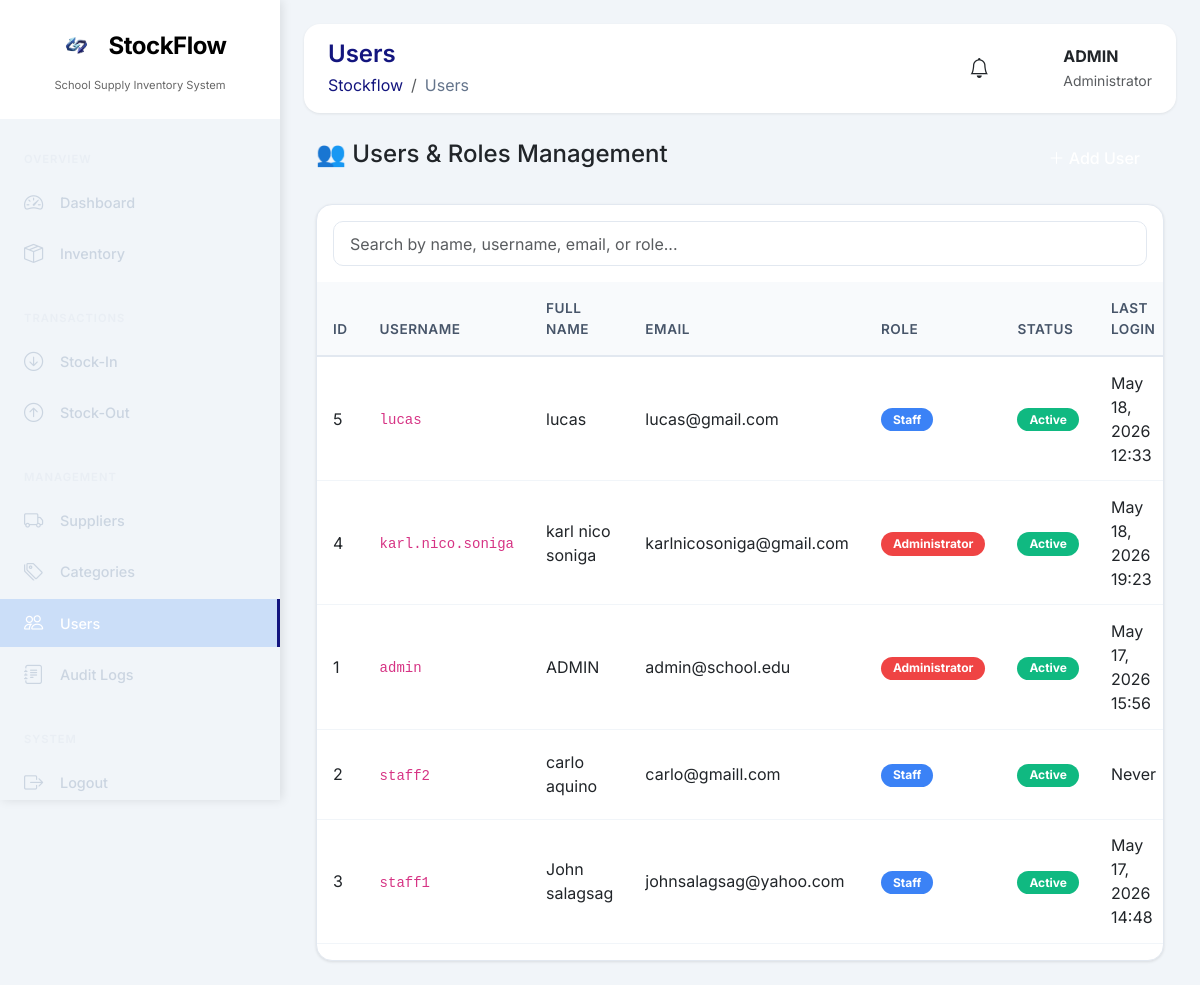
The app's page /index.php?page=users (signed in) with its own data.
### tables this page shows
CREATE TABLE `users` (
  `id` int(11) NOT NULL,
  `username` varchar(50) NOT NULL,
  `fullname` varchar(100) NOT NULL,
  `email` varchar(100) NOT NULL,
  `password` varchar(255) NOT NULL,
  `role` enum('Administrator','Staff','Teacher') DEFAULT 'Staff',
  `is_active` tinyint(1) DEFAULT 1,
  `last_login` datetime DEFAULT NULL,
  `created_at` timestamp NOT NULL DEFAULT current_timestamp()
);

### backend/database.php (called while the page is built, shortened)
<?php
function escape($string) {
    return htmlspecialchars($string, ENT_QUOTES, 'UTF-8');
}
?>

### frontend/users.php (the view, shortened to what this page needs)
<?php
$stmt = $pdo->query("SELECT * FROM users ORDER BY created_at DESC");
$users = $stmt->fetchAll();
?>
<div class="container-fluid">
    <div class="d-flex justify-content-between align-items-center mb-4">
        <h4>👥 Users & Roles Management</h4>
        <button class="btn btn-primary-custom" data-bs-toggle="modal" data-bs-target="#addUserModal">
            <i class="bi bi-plus-lg"></i> Add User
        </button>
    </div>
    <div class="data-table">
        <div class="p-3">
            <input type="text" id="searchUser" class="form-control" placeholder="Search by name, username, email, or role...">
        </div>
        <div class="table-responsive">
            <table class="table table-hover" id="userTable">
                <thead class="table-light">
                    <tr>
                        <th>ID</th>
                        <th>Username</th>
                        <th>Full Name</th>
                        <th>Email</th>
                        <th>Role</th>
                        <th>Status</th>
                        <th>Last Login</th>
                    </tr>
                </thead>
                <tbody>
                    <?php foreach ($users as $user): ?>
                    <tr>
                        <td><?php echo escape($user['id']); ?></td>
                        <td><code><?php echo escape($user['username']); ?></code></td>
                        <td><?php echo escape($user['fullname']); ?></td>
                        <td><?php echo escape($user['email']); ?></td>
                        <td>
                            <span class="badge <?php echo $user['role'] === 'Administrator' ? 'bg-danger' : 'bg-primary'; ?>">
                                <?php echo escape($user['role']); ?>
                            </span>
                         </td>
                        <td>
                            <span class="badge <?php echo $user['is_active'] ? 'bg-success' : 'bg-secondary'; ?>">
                                <?php echo $user['is_active'] ? 'Active' : 'Inactive'; ?>
                            </span>
                         </td>
                        <td><?php echo $user['last_login'] ? date('M d, Y H:i', strtotime($user['last_login'])) : 'Never'; ?></td>
                    </tr>
                    <?php endforeach; ?>
                </tbody>
            </table>
        </div>
    </div>
</div>

### frontend/assets/css/style.css (style rules this page uses)
* { margin: 0; padding: 0; box-sizing: border-box; font-family: 'Inter', sans-serif; }
body { background: #f1f5f9; overflow-x: hidden; }
.data-table { background: white; border-radius: 20px; overflow: hidden; box-shadow: 0 1px 3px rgba(0, 0, 0, 0.08); border: 1px solid #e2e8f0; }
.data-table th { background: #f8fafc; padding: 1rem; font-weight: 600; color: #334155; border-bottom: 1px solid #e2e8f0; font-size: 0.8rem; text-transform: uppercase; letter-spacing: 0.5px; }
.data-table td { padding: 0.85rem 1rem; vertical-align: middle; border-bottom: 1px solid #f1f5f9; }
.btn-primary-custom { background: linear-gradient(135deg, #13157e); border: none; padding: 0.6rem 1.5rem; border-radius: 12px; color: white; font-weight: 500; transition: all 0.3s ease; }
.form-control, .form-select { border-radius: 10px; border: 1px solid #e2e8f0; padding: 0.6rem 1rem; }

### frontend/includes/header.php (style rules this page uses)
* { margin: 0; padding: 0; box-sizing: border-box; font-family: 'Inter', sans-serif; }
body { background: #f1f5f9; }
.btn-primary-custom { background: linear-gradient(135deg, #13157e); border: none; padding: 0.6rem 1.5rem; border-radius: 12px; color: white; }

### frontend/users.php (style rules this page uses)
.data-table { background: white; border-radius: 16px; overflow: hidden; box-shadow: 0 1px 3px rgba(0,0,0,0.1); }
.table th { background: #f8fafc; padding: 1rem; font-weight: 600; color: #475569; border-bottom: 2px solid #e2e8f0; font-size: 0.85rem; }
.table td { padding: 0.85rem 1rem; vertical-align: middle; }
.badge { font-size: 0.75rem; padding: 0.35rem 0.75rem; border-radius: 20px; }
.bg-primary { background: #3b82f6 !important; }
.bg-danger { background: #ef4444 !important; }
.bg-success { background: #10b981 !important; }

### records on screen
users: id "5", username "lucas", fullname "lucas", email "lucas@gmail.com", role "Staff", is_active "Active", last_login "May 18, 2026 12:33"
users: id "4", username "karl.nico.soniga", fullname "karl nico soniga", email "karlnicosoniga@gmail.com", role "Administrator", is_active "Active", last_login "May 18, 2026 19:23"
users: id "1", username "admin", fullname "ADMIN", email "admin@school.edu", role "Administrator", is_active "Active", last_login "May 17, 2026 15:56"
users: id "2", username "staff2", fullname "carlo aquino", email "carlo@gmaill.com", role "Staff", is_active "Active", shows "Never"
users: id "3", username "staff1", fullname "John salagsag", email "johnsalagsag@yahoo.com", role "Staff", is_active "Active", last_login "May 17, 2026 14:48"

### other values on screen
str_replace('_', ' ', $_GET['page'] ?? 'Dashboard') "Users"
$_SESSION['name'] "ADMIN"
$_SESSION['role'] "Administrator"
